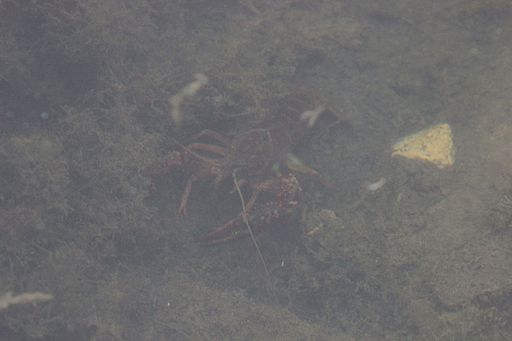
#> input picture DIP/ch5/pr/images/crayfish.jpg, 512 x 341 px
$ python hist_equalization.py
#> lines starting #> are read from the running program, lines starting #| are printed output that depends on the picture; after the words box and inside, x2 and y2 are one past the last pixel; in counts of white or black regions, pixels touching at a corner belong together
import numpy as np
import cv2


def draw_histo(hist, shape=(200, 255)):
    hist_img = np.full(shape, 255, np.uint8)  # 흰색 배경 생성
    cv2.normalize(hist, hist, 0, shape[0], cv2.NORM_MINMAX)  # 정규화
    gap = hist_img.shape[1] / hist.shape[0]

    for i, h in enumerate(hist):
        x = int(round(i * gap))
        w = int(round(gap))
        roi = (x, 0, w, int(h.item()))  # .item()으로 스칼라 값으로 변환
        cv2.rectangle(hist_img, roi, 0, cv2.FILLED)  # 히스토그램 막대 그리기
    return cv2.flip(hist_img, 0)  # 세로 방향으로 뒤집기


# 이미지 읽기
image = cv2.imread('images/crayfish.jpg', cv2.IMREAD_GRAYSCALE)
#> image: shape (341, 512); min 84, max 181, mean 107.3
if image is None: raise Exception('No image')

# 히스토그램 계산
bins, ranges = [256], [0, 256]
hist = cv2.calcHist([image], [0], None, bins, ranges)
#> hist = 256 values, max 8153 at index 109, min 0 at index 0, mean 682

# 누적 히스토그램 계산
accum_hist = np.zeros(hist.shape[:2], np.float32)
#> accum_hist = 256 values from 0 to 0
accum_hist[0] = hist[0]

for i in range(1, hist.shape[0]):
    accum_hist[i] = accum_hist[i - 1] + hist[i]  # 수정된 부분
#> after the loop, accum_hist = 256 values from 0 to 174592

# 누적 히스토그램 정규화
accum_hist = (accum_hist / np.sum(hist)) * 255
#> accum_hist = 256 values from 0 to 255

# LUT를 이용한 이미지 변환
dst1 = cv2.LUT(image, accum_hist.astype("uint8"))
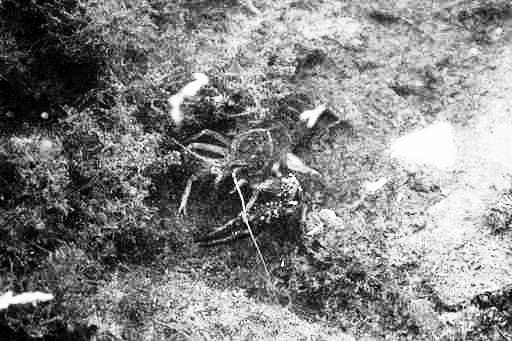
#> dst1: shape (341, 512); min 0, max 255, mean 131.3

# OpenCV의 히스토그램 평활화
dst2 = cv2.equalizeHist(image)

# 각 히스토그램 계산
hist1 = cv2.calcHist([dst1], [0], None, bins, ranges)  # 사용자 정의 방법
#> hist1 = 256 values, max 8153 at index 159, min 0 at index 3, mean 682
hist2 = cv2.calcHist([dst2], [0], None, bins, ranges)  # OpenCV 방법
#> hist2 = 256 values, max 8153 at index 159, min 0 at index 2, mean 682

# 히스토그램 이미지 생성
hist_img = draw_histo(hist)
#> the loop in draw_histo, `for i, h in enumerate(hist):` made 256 passes
#> roi on passes 1 to 3: (0, 0, 1, 0), (1, 0, 1, 0), (2, 0, 1, 0)
#> after the loop in draw_histo, `for i, h in enumerate(hist):`:
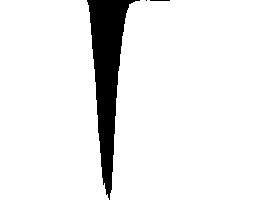
#> hist_img: shape (200, 255); 91.7% white; 3 black regions (1 under 20 px), largest, box (x1, y1, x2, y2) and area: (87, 0, 140, 200) 4211, (150, 0, 170, 1) 20
#> in draw_histo, `return cv2.flip(hist_img, 0)`:
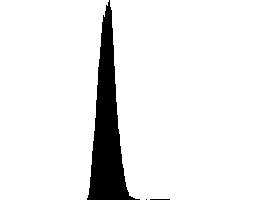
#> returned value: shape (200, 255); 91.7% white; 3 black regions (1 under 20 px), largest, box (x1, y1, x2, y2) and area: (87, 0, 140, 200) 4211, (150, 199, 170, 200) 20
hist_img1 = draw_histo(hist1)
#> call 2 of draw_histo, with hist = array of shape (256, 1), shape = (200, 255)
#> the loop in draw_histo (call 2), `for i, h in enumerate(hist):` made 256 passes
#> (h, roi) on passes 1 to 3: ([9.05], (0, 0, 1, 9)), ([12.51], (1, 0, 1, 12)), ([23.01], (2, 0, 1, 23))
#> after the loop in draw_histo (call 2), `for i, h in enumerate(hist):`:
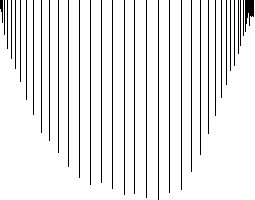
#> hist_img: shape (200, 255); 91.6% white; black in thin lines or dots
#> in draw_histo (call 2), `return cv2.flip(hist_img, 0)`:
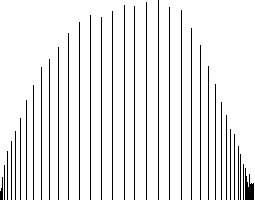
#> returned value: shape (200, 255); 91.6% white; black in thin lines or dots
hist_img2 = draw_histo(hist2)
#> call 3 of draw_histo, with hist = array of shape (256, 1), shape = (200, 255)
#> the loop in draw_histo (call 3), `for i, h in enumerate(hist):` made 256 passes
#> (h, roi) on passes 1 to 3: ([3.53], (0, 0, 1, 3)), ([18.03], (1, 0, 1, 18)), ([0], (2, 0, 1, 0))
#> after the loop in draw_histo (call 3), `for i, h in enumerate(hist):`:
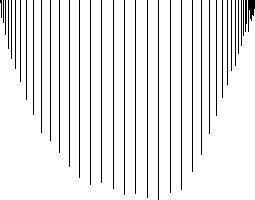
#> hist_img: shape (200, 255); 91.6% white; black in thin lines or dots
#> in draw_histo (call 3), `return cv2.flip(hist_img, 0)`:
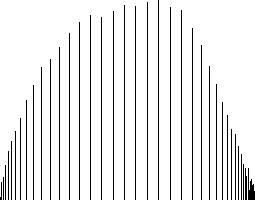
#> returned value: shape (200, 255); 91.6% white; black in thin lines or dots

# 결과 출력
cv2.imshow("Original Image", image)
cv2.imshow("Original Histogram", hist_img)
cv2.imshow("User Defined Equalized Image", dst1)
cv2.imshow("User Defined Histogram", hist_img1)
cv2.imshow("OpenCV Equalized Image", dst2)
cv2.imshow("OpenCV Histogram", hist_img2)

cv2.waitKey(0)
cv2.destroyAllWindows()
